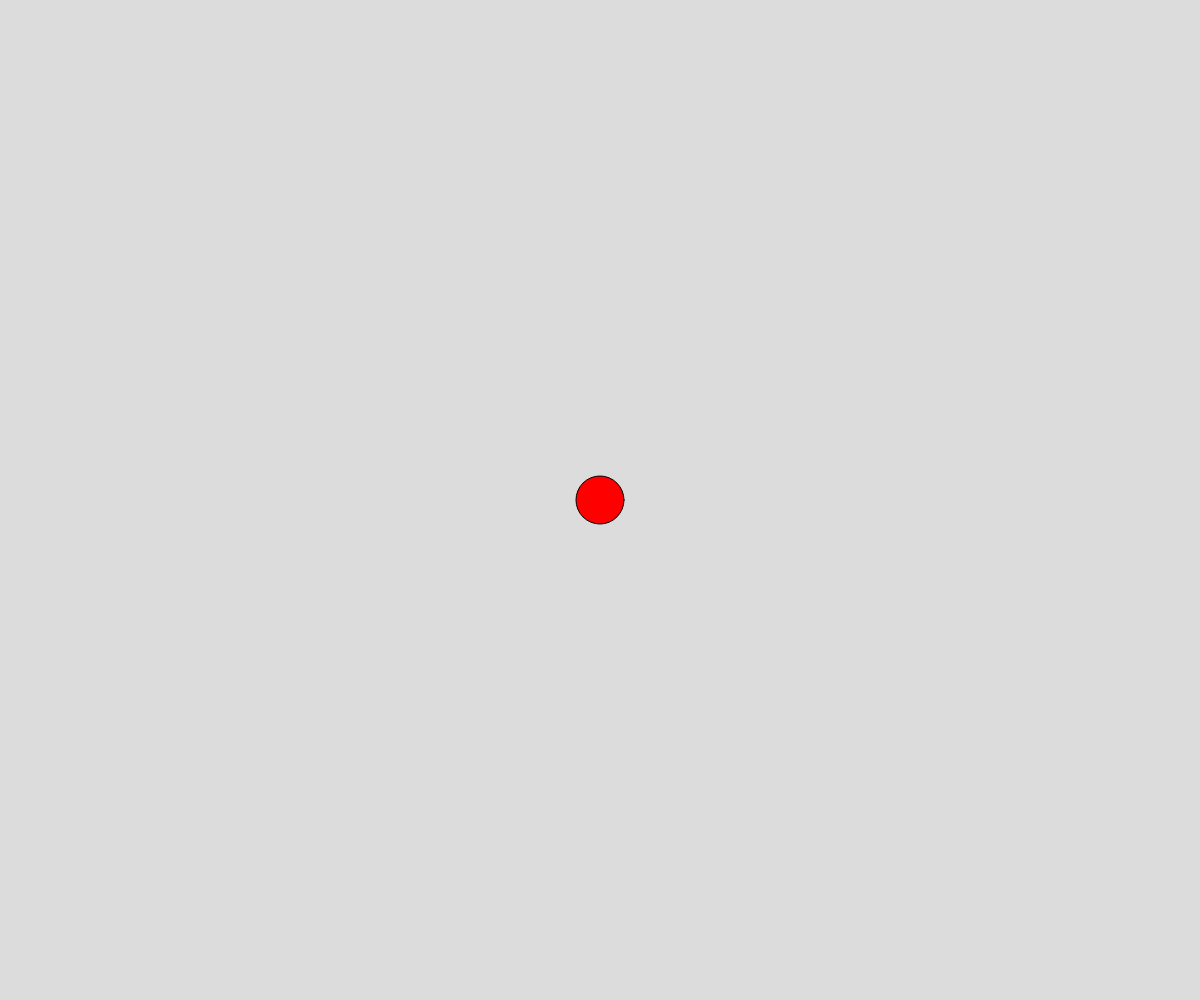
Frame 1 (no input)
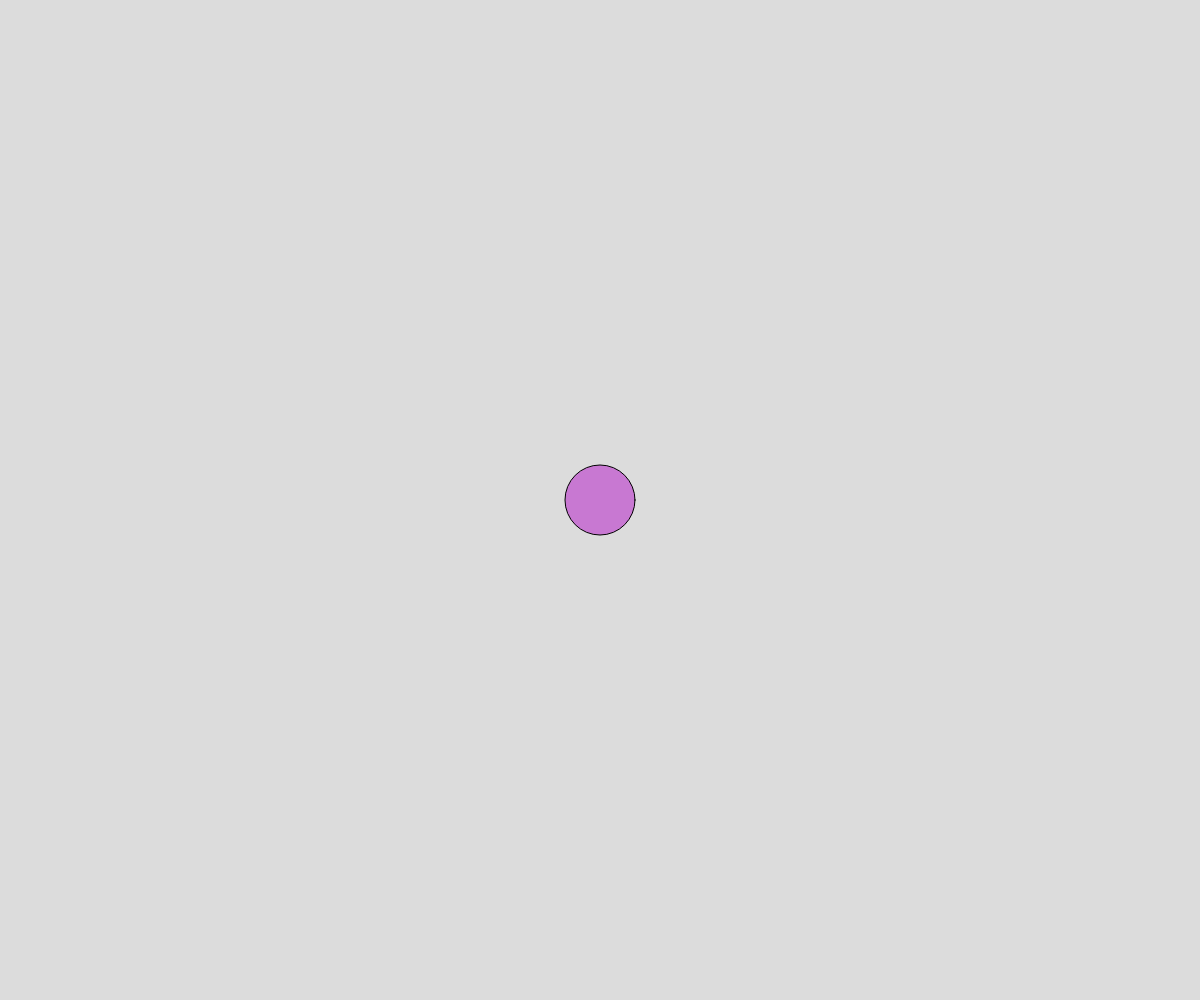
Frame 60 (no input)
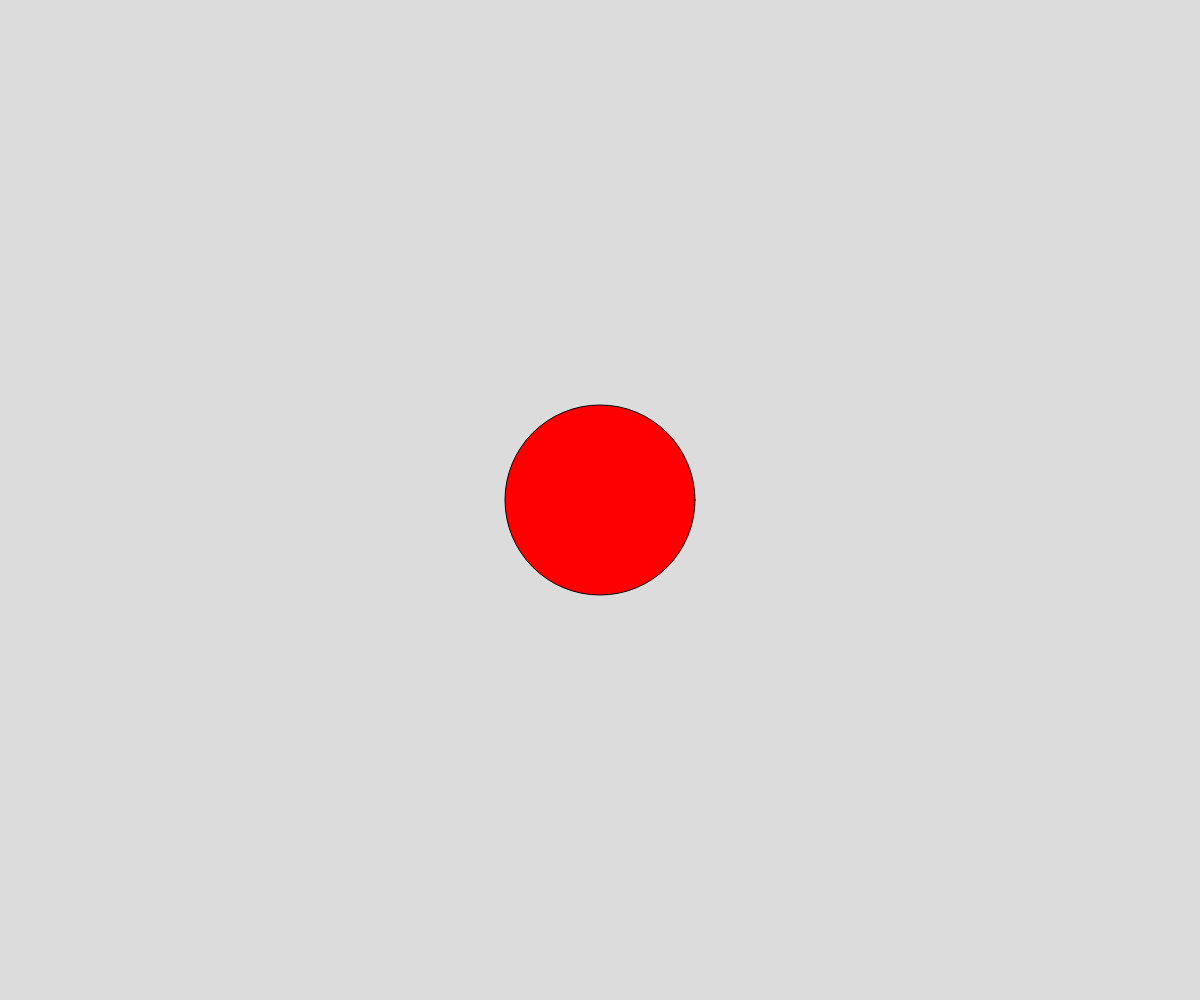
Frame 120 (the mouse pressed at the canvas centre since frame 60)

The p5.js sketch that drew these frames (run headless with seeded random() and noise() and a simulated clock; from frame 60 on, the mouse is pressed at the canvas centre):

// p5.js sketch
// ── sketch.js
// State Variables
// Mr. Scott
// Sept 25, 2024

// global variables
let currentColor = 0;  //0, 1, 2  
let myColor;
let circleSize = 50;
let growing = false; //2-state variable

function setup() {
  createCanvas(windowWidth, windowHeight);
  myColor = color(200,120,210);
}

function draw() {
  background(220);
  //circle code - fill color.  using switch statement
  switch(currentColor){ //branches based on currentColor
    case 0:
      fill(255,0,0);    break;
    case 1:
      fill(myColor);    break;
    case 2: 
      fill(0, 50, 210);  break;
  }
 
  if(frameCount % 30 === 0){ //true once every 10 frames
    //0, 1, 2, 3, 4, 5, 6, 7, 8, 9
    currentColor += 1;
    if(currentColor > 2) currentColor = 0;
  }

   //circle code - modify circle size
   if(growing) circleSize += 2;
   else circleSize -= 2;

   //circle code - drawing the circle
   circle(width/2, height/2, circleSize);
}

function keyPressed(){
  //gets called automatically, ONCE per keypress
  if(key === "a"){
    growing = !growing; //set to not growing...
  }
}
